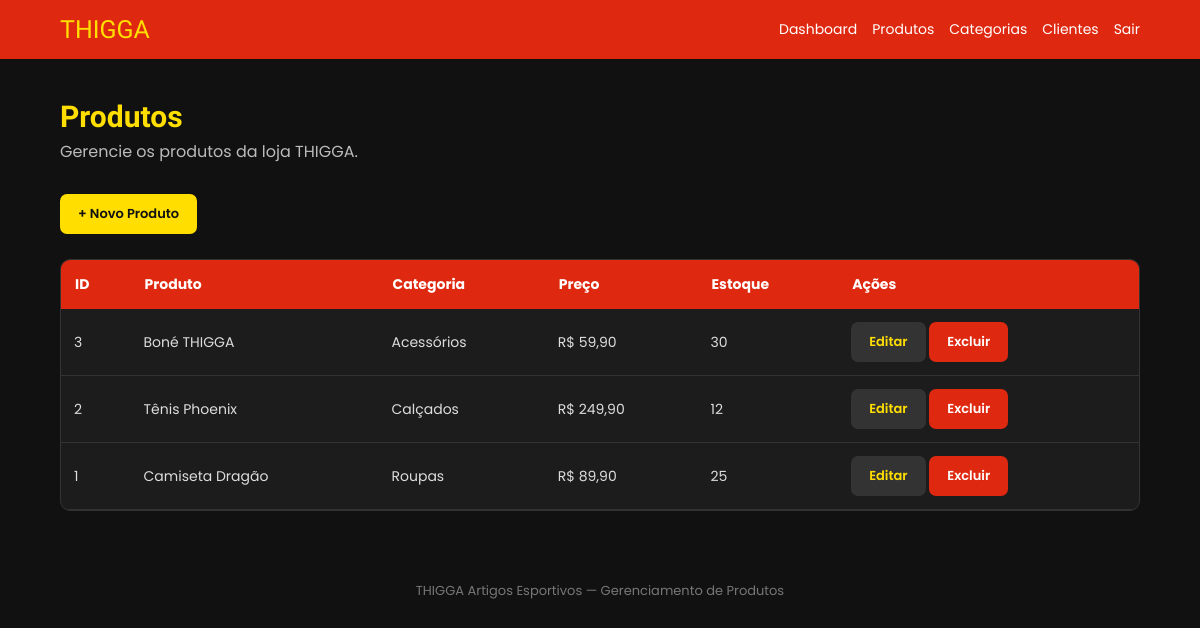
/admin/produtos/listar.php (signed in), run on the app's committed database.
### tables this page shows
CREATE TABLE produtos (
    id INT AUTO_INCREMENT PRIMARY KEY,
    nome VARCHAR(120) NOT NULL,
    descricao TEXT,
    preco DECIMAL(10,2) NOT NULL,
    estoque INT NOT NULL,
    imagem VARCHAR(255),
    categoria_id INT,
    FOREIGN KEY (categoria_id)
        REFERENCES categorias(id)
        ON DELETE SET NULL
);

CREATE TABLE categorias (
    id INT AUTO_INCREMENT PRIMARY KEY,
    nome VARCHAR(80) NOT NULL,
    descricao TEXT
);

### admin/produtos/listar.php (the view, shortened to what this page needs)
<?php
require_once "../../config/conexao.php";
$sql = "
    SELECT
        produtos.id,
        produtos.nome,
        produtos.descricao,
        produtos.preco,
        produtos.estoque,
        categorias.nome AS categoria
    FROM produtos
    LEFT JOIN categorias
        ON produtos.categoria_id = categorias.id
    ORDER BY produtos.id DESC
";
$stmt = $pdo->query($sql);
$produtos = $stmt->fetchAll(PDO::FETCH_ASSOC);
?>
<!DOCTYPE html>
<html lang="pt-BR">
<head>
    <link
        rel="stylesheet"
        href="../../assets/css/admin.css"
    >
</head>
<body>
<header class="admin-header">
    <div class="admin-logo">
        THIGGA
    </div>
    <nav class="admin-menu">
        <a href="../dashboard.php">
            Dashboard
        </a>
        <a href="listar.php">
            Produtos
        </a>
        <a href="../categorias/listar.php">
            Categorias
        </a>
        <a href="../clientes/listar.php">
            Clientes
        </a>
        <a href="../logout.php">
            Sair
        </a>
    </nav>
</header>
<main class="admin-container">
    <div class="admin-titulo">
        <h1>
            Produtos
        </h1>
        <p>
            Gerencie os produtos da loja THIGGA.
        </p>
    </div>
    <div style="margin-bottom:25px;">
        <a
            href="novo.php"
            class="btn-admin btn-novo"
        >
            + Novo Produto
        </a>
    </div>
    <div class="tabela-container">
        <table class="tabela">
            <thead>
                <tr>
                    <th>ID</th>
                    <th>Produto</th>
                    <th>Categoria</th>
                    <th>Preço</th>
                    <th>Estoque</th>
                    <th>Ações</th>
                </tr>
            </thead>
            <tbody>
                <?php if (count($produtos) > 0): ?>
                    <?php foreach ($produtos as $produto): ?>
                        <tr>
                            <td>
                                <?php
                                echo $produto["id"];
                                ?>
                            </td>
                            <td>
                                <?php
                                echo htmlspecialchars(
                                    $produto["nome"]
                                );
                                ?>
                            </td>
                            <td>
                                <?php
                                echo htmlspecialchars(
                                    $produto["categoria"]
                                    ?? "Sem categoria"
                                );
                                ?>
                            </td>
                            <td>
                                R$
                                <?php
                                echo number_format(
                                    $produto["preco"],
                                    2,
                                    ",",
                                    "."
                                );
                                ?>
                            </td>
                            <td>
                                <?php
                                echo $produto["estoque"];
                                ?>
                            </td>
                            <td>
                                <a
                                    href="editar.php?id=<?php echo $produto['id']; ?>"
                                    class="btn-admin btn-editar"
                                >
                                    Editar
                                </a>
                                <a
                                    href="excluir.php?id=<?php echo $produto['id']; ?>"
                                    class="btn-admin btn-excluir"
                                >
                                    Excluir
                                </a>
                            </td>
                        </tr>
                    <?php endforeach; ?>
                <?php endif; ?>
            </tbody>
        </table>
    </div>
</main>
<footer class="admin-footer">
    THIGGA Artigos Esportivos —
    Gerenciamento de Produtos
</footer>
</body>
</html>

### assets/css/admin.css (style rules this page uses)
* { margin: 0; padding: 0; box-sizing: border-box; }
body { font-family: 'Poppins', sans-serif; background: #111111; color: #ffffff; }
.admin-header { background: #DE2910; padding: 15px 5%; display: flex; justify-content: space-between; align-items: center; gap: 20px; }
.admin-logo { font-family: 'Orbitron', sans-serif; color: #FFDE00; font-size: 25px; }
.admin-menu { display: flex; align-items: center; gap: 15px; }
.admin-menu a { color: #ffffff; text-decoration: none; font-size: 14px; transition: 0.3s; }
.admin-container { width: 90%; max-width: 1200px; margin: 40px auto; }
.admin-titulo { margin-bottom: 30px; }
.admin-titulo h1 { font-family: 'Orbitron', sans-serif; color: #FFDE00; font-size: 30px; }
.admin-titulo p { color: #bbbbbb; margin-top: 5px; }
.tabela-container { width: 100%; overflow-x: auto; background: #1c1c1c; border-radius: 10px; border: 1px solid #333; }
.tabela { width: 100%; border-collapse: collapse; min-width: 700px; }
.tabela th { background: #DE2910; color: #ffffff; padding: 14px; text-align: left; font-size: 14px; }
.tabela td { padding: 13px; border-bottom: 1px solid #333; color: #dddddd; font-size: 14px; }
.btn-admin { display: inline-block; padding: 10px 18px; border-radius: 7px; text-decoration: none; font-size: 13px; font-weight: 600; transition: 0.3s; }
.btn-novo { background: #FFDE00; color: #111111; }
.btn-editar { background: #333333; color: #FFDE00; }
.btn-excluir { background: #DE2910; color: #ffffff; }
.admin-footer { text-align: center; padding: 30px 15px; color: #777777; font-size: 13px; }

### data on the page
produtos: id "3", nome "Boné THIGGA", categoria.nome "Acessórios", preco "59,90", estoque "30"
produtos: id "2", nome "Tênis Phoenix", categoria.nome "Calçados", preco "249,90", estoque "12"
produtos: id "1", nome "Camiseta Dragão", categoria.nome "Roupas", preco "89,90", estoque "25"
